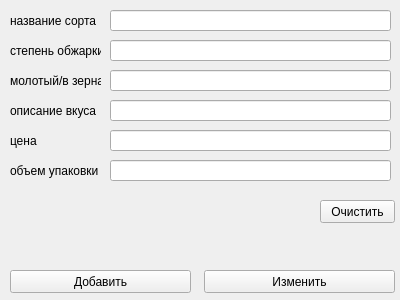
<?xml version="1.0" encoding="UTF-8"?>
<ui version="4.0">
 <class>Form</class>
 <widget class="QWidget" name="Form">
  <property name="geometry">
   <rect>
    <x>0</x>
    <y>0</y>
    <width>400</width>
    <height>300</height>
   </rect>
  </property>
  <property name="windowTitle">
   <string>Form</string>
  </property>
  <widget class="QLabel" name="label">
   <property name="geometry">
    <rect>
     <x>10</x>
     <y>10</y>
     <width>91</width>
     <height>21</height>
    </rect>
   </property>
   <property name="text">
    <string>название сорта</string>
   </property>
  </widget>
  <widget class="QLineEdit" name="le1">
   <property name="geometry">
    <rect>
     <x>110</x>
     <y>10</y>
     <width>281</width>
     <height>21</height>
    </rect>
   </property>
  </widget>
  <widget class="QPushButton" name="btn_add">
   <property name="geometry">
    <rect>
     <x>10</x>
     <y>270</y>
     <width>181</width>
     <height>23</height>
    </rect>
   </property>
   <property name="text">
    <string>Добавить</string>
   </property>
  </widget>
  <widget class="QPushButton" name="btn_edit">
   <property name="geometry">
    <rect>
     <x>204</x>
     <y>270</y>
     <width>191</width>
     <height>23</height>
    </rect>
   </property>
   <property name="text">
    <string>Изменить</string>
   </property>
  </widget>
  <widget class="QLineEdit" name="le2">
   <property name="geometry">
    <rect>
     <x>110</x>
     <y>40</y>
     <width>281</width>
     <height>21</height>
    </rect>
   </property>
  </widget>
  <widget class="QLabel" name="label_2">
   <property name="geometry">
    <rect>
     <x>10</x>
     <y>40</y>
     <width>91</width>
     <height>21</height>
    </rect>
   </property>
   <property name="text">
    <string>степень обжарки</string>
   </property>
  </widget>
  <widget class="QLineEdit" name="le3">
   <property name="geometry">
    <rect>
     <x>110</x>
     <y>70</y>
     <width>281</width>
     <height>21</height>
    </rect>
   </property>
  </widget>
  <widget class="QLabel" name="label_3">
   <property name="geometry">
    <rect>
     <x>10</x>
     <y>70</y>
     <width>91</width>
     <height>21</height>
    </rect>
   </property>
   <property name="text">
    <string>молотый/в зернах</string>
   </property>
  </widget>
  <widget class="QLineEdit" name="le4">
   <property name="geometry">
    <rect>
     <x>110</x>
     <y>100</y>
     <width>281</width>
     <height>21</height>
    </rect>
   </property>
  </widget>
  <widget class="QLabel" name="label_4">
   <property name="geometry">
    <rect>
     <x>10</x>
     <y>100</y>
     <width>91</width>
     <height>21</height>
    </rect>
   </property>
   <property name="text">
    <string>описание вкуса</string>
   </property>
  </widget>
  <widget class="QLineEdit" name="le5">
   <property name="geometry">
    <rect>
     <x>110</x>
     <y>130</y>
     <width>281</width>
     <height>21</height>
    </rect>
   </property>
  </widget>
  <widget class="QLabel" name="label_5">
   <property name="geometry">
    <rect>
     <x>10</x>
     <y>130</y>
     <width>91</width>
     <height>21</height>
    </rect>
   </property>
   <property name="text">
    <string>цена</string>
   </property>
  </widget>
  <widget class="QLineEdit" name="le6">
   <property name="geometry">
    <rect>
     <x>110</x>
     <y>160</y>
     <width>281</width>
     <height>21</height>
    </rect>
   </property>
  </widget>
  <widget class="QLabel" name="label_6">
   <property name="geometry">
    <rect>
     <x>10</x>
     <y>160</y>
     <width>91</width>
     <height>21</height>
    </rect>
   </property>
   <property name="text">
    <string>объем упаковки</string>
   </property>
  </widget>
  <widget class="QPushButton" name="btn_clear">
   <property name="geometry">
    <rect>
     <x>320</x>
     <y>200</y>
     <width>75</width>
     <height>23</height>
    </rect>
   </property>
   <property name="text">
    <string>Очистить</string>
   </property>
  </widget>
 </widget>
 <resources/>
 <connections/>
</ui>
